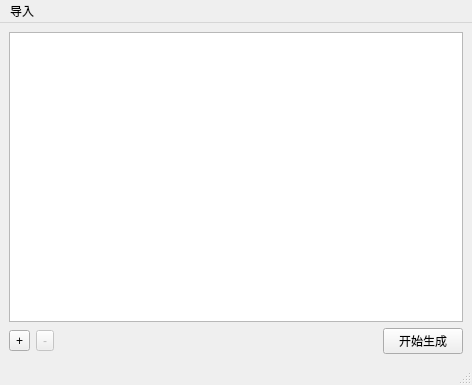
<?xml version="1.0" encoding="UTF-8"?>
<ui version="4.0">
 <class>GenWnd</class>
 <widget class="QMainWindow" name="GenWnd">
  <property name="geometry">
   <rect>
    <x>0</x>
    <y>0</y>
    <width>472</width>
    <height>385</height>
   </rect>
  </property>
  <property name="windowTitle">
   <string>卡片生成器</string>
  </property>
  <widget class="QWidget" name="centralwidget">
   <layout class="QGridLayout" name="gridLayout">
    <item row="1" column="1">
     <widget class="QToolButton" name="minusButton">
      <property name="enabled">
       <bool>false</bool>
      </property>
      <property name="text">
       <string>-</string>
      </property>
     </widget>
    </item>
    <item row="1" column="2">
     <spacer name="horizontalSpacer">
      <property name="orientation">
       <enum>Qt::Horizontal</enum>
      </property>
      <property name="sizeHint" stdset="0">
       <size>
        <width>40</width>
        <height>20</height>
       </size>
      </property>
     </spacer>
    </item>
    <item row="1" column="0">
     <widget class="QToolButton" name="plusButton">
      <property name="text">
       <string>+</string>
      </property>
     </widget>
    </item>
    <item row="1" column="3">
     <widget class="QPushButton" name="pushButton">
      <property name="text">
       <string>开始生成</string>
      </property>
     </widget>
    </item>
    <item row="0" column="0" colspan="4">
     <widget class="QTableWidget" name="tableWidget">
      <property name="alternatingRowColors">
       <bool>true</bool>
      </property>
      <property name="sortingEnabled">
       <bool>true</bool>
      </property>
      <attribute name="verticalHeaderShowSortIndicator" stdset="0">
       <bool>false</bool>
      </attribute>
     </widget>
    </item>
   </layout>
  </widget>
  <widget class="QMenuBar" name="menubar">
   <property name="geometry">
    <rect>
     <x>0</x>
     <y>0</y>
     <width>472</width>
     <height>23</height>
    </rect>
   </property>
   <widget class="QMenu" name="menu">
    <property name="title">
     <string>导入</string>
    </property>
    <addaction name="action_CSV"/>
   </widget>
   <addaction name="menu"/>
  </widget>
  <widget class="QStatusBar" name="statusbar"/>
  <action name="action_CSV">
   <property name="text">
    <string>从CSV文件导入</string>
   </property>
  </action>
 </widget>
 <resources/>
 <connections/>
</ui>
